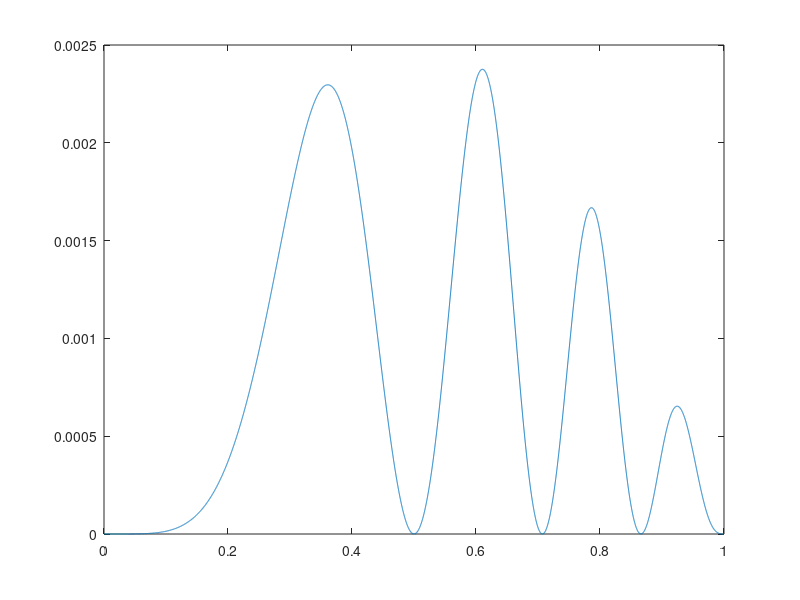

The MATLAB source for this figure: (Note: this script raises an error after producing the figure.)
%please run mysolve.m before running this program
L=1;
xg=linspace(0,L,10000);
g=0.01*(sin(4*pi*xg.^2)).^2.*xg.*(1-xg);g=g';
figure(1)
plot(xg,g);
hold on
N=8;
y=linspace(0,L,N+1);
plot(y,u_niu8);
hold on
N=16;
y=linspace(0,L,N+1);
plot(y,u_niu16);
hold on
N=32;
y=linspace(0,L,N+1);
plot(y,u_niu32);
legend('g0','h=1/8','h=1/16','h=1/32');
title('the normal displacement and g0(the thickness) on \Gamma3');
figure(2)
plot(y,u_tao32);
title('the tangential displacement on \Gamma3')
figure(3)
x=linspace(0,L,N+1);
[x,y]=meshgrid(x,y);
pcolor(x,y,phi32);
colorbar;
shading interp;
title('the eletric potential on \Omega');
clear g L r xg y x 